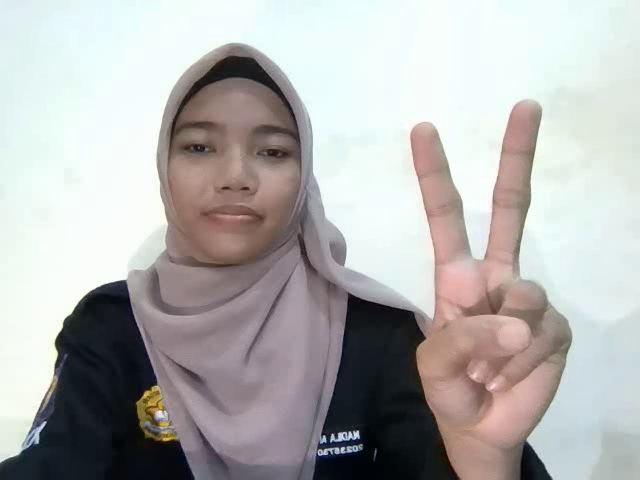
#> input picture frame 6 of projeck aplikasi bahasa isyarat/sign_language_fixed/frontend/images/2_009.mp4, 640 x 480 px, given in place of the camera
$ jupyter execute 'Take video number.ipynb'
#> lines starting #> are read from the running program, lines starting #| are printed output that depends on the picture
[cell 1]
import cv2
import os
import time

# =========================
# KONFIGURASI
# =========================
DATASET_PATH = "dataset_angka_video_tes"

START_LABEL = 1
END_LABEL = 30

VIDEOS_PER_LABEL = 50
VIDEO_DURATION = 3
FPS = 20

COUNTDOWN = 3
CAMERA_INDEX = 0

# =========================
# SETUP DATASET
# =========================
LABELS = [str(i) for i in range(START_LABEL, END_LABEL + 1)]

os.makedirs(DATASET_PATH, exist_ok=True)

for label in LABELS:
    os.makedirs(os.path.join(DATASET_PATH, label), exist_ok=True)

# =========================
# BUKA KAMERA
# =========================
cap = cv2.VideoCapture(CAMERA_INDEX)

if not cap.isOpened():
    raise RuntimeError("Kamera tidak terbuka. Coba ganti CAMERA_INDEX ke 1.")

frame_width = int(cap.get(cv2.CAP_PROP_FRAME_WIDTH))
frame_height = int(cap.get(cv2.CAP_PROP_FRAME_HEIGHT))

fourcc = cv2.VideoWriter_fourcc(*"mp4v")

stop_program = False

print("Kontrol:")
print("S = mulai rekam")
print("N = lanjut/skip ke angka berikutnya")
print("Q = keluar")

# =========================
# FUNGSI TAMPILKAN TEKS
# =========================
def put_text(frame, text, y, color=(255, 255, 255), scale=0.8, thickness=2):
    cv2.putText(
        frame,
        text,
        (30, y),
        cv2.FONT_HERSHEY_SIMPLEX,
        scale,
        color,
        thickness
    )

# =========================
# LOOP UTAMA
# =========================
try:
    for label in LABELS:
        if stop_program:
            break

        print(f"\n=== Siap merekam angka {label} ===")

        label_path = os.path.join(DATASET_PATH, label)

        existing_videos = [
            f for f in os.listdir(label_path)
            if f.lower().endswith((".mp4", ".avi", ".mov"))
        ]

        count = len(existing_videos)

        while count < VIDEOS_PER_LABEL:
            ret, frame = cap.read()
#> frame is the input picture: shape (480, 640, 3); mean B, G, R 176.1, 177.6, 178.4
            if not ret:
                print("Frame kamera tidak terbaca.")
                stop_program = True
                break

            frame = cv2.flip(frame, 1)
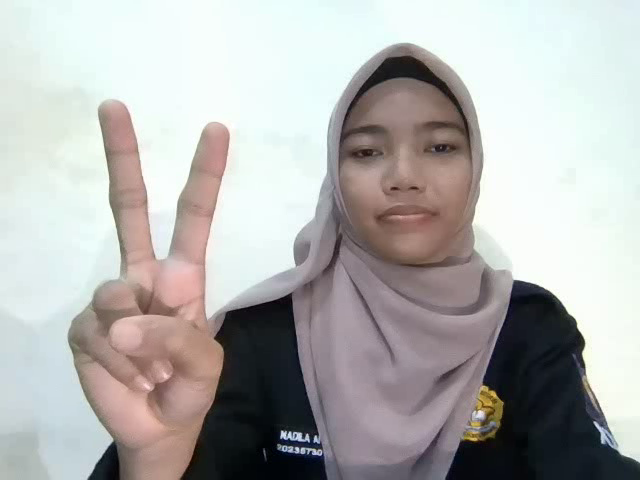
#> frame: shape (480, 640, 3); mean B, G, R 176.1, 177.6, 178.4
            display = frame.copy()

            put_text(display, f"Label angka: {label}", 40, (0, 255, 0), 1)
            put_text(display, f"Video ke: {count + 1}/{VIDEOS_PER_LABEL}", 80)
            put_text(display, "S: rekam | N: skip label | Q: keluar", 120, (0, 255, 255), 0.7)
#> call 3 of put_text, with text = 'S: rekam | N: skip label | Q: keluar', y = 120, color = (0, 255, 255), scale = 0.7, thickness = 2
#> in put_text (call 3), `cv2.putText( frame, text, (30, y), cv2.FONT_HERSHEY_SIMPLEX, scale, co..`:
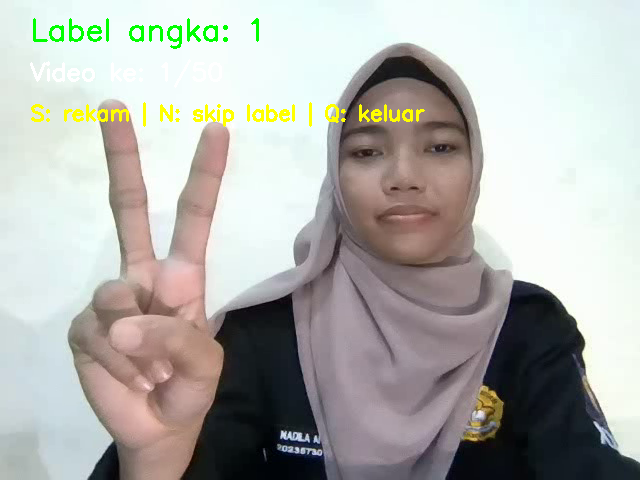
#> frame: shape (480, 640, 3); mean B, G, R 173.4, 178, 177.6

            cv2.imshow("Record Dataset Angka", display)

            key = cv2.waitKey(1) & 0xFF
#> (key q is pressed here)

            if key == ord("q"):
                stop_program = True
                break

            elif key == ord("n"):
                print(f"Skip angka {label}.")
                break

            elif key == ord("s"):
                # Countdown sebelum rekam
                for sec in range(COUNTDOWN, 0, -1):
                    start_countdown = time.time()

                    while time.time() - start_countdown < 1:
                        ret, frame = cap.read()
                        if not ret:
                            break

                        frame = cv2.flip(frame, 1)
                        countdown_frame = frame.copy()

                        put_text(countdown_frame, f"Siap angka {label}", 40, (0, 255, 0), 1)
                        put_text(countdown_frame, f"Mulai dalam {sec}...", 90, (0, 0, 255), 1.2)
                        put_text(countdown_frame, "Posisikan tangan dari awal gerakan", 140, (0, 255, 255), 0.7)

                        cv2.imshow("Record Dataset Angka", countdown_frame)

                        if cv2.waitKey(1) & 0xFF == ord("q"):
                            stop_program = True
                            break

                    if stop_program:
                        break

                if stop_program:
                    break

                filename = os.path.join(
                    label_path,
                    f"{label}_{count + 1:03d}.mp4"
                )

                out = cv2.VideoWriter(
                    filename,
                    fourcc,
                    FPS,
                    (frame_width, frame_height)
                )

                print(f"Merekam: {filename}")

                start_time = time.time()

                while time.time() - start_time < VIDEO_DURATION:
                    ret, frame = cap.read()
                    if not ret:
                        print("Frame kamera tidak terbaca saat rekam.")
                        break

                    frame = cv2.flip(frame, 1)

                    elapsed = time.time() - start_time
                    remaining = max(0, VIDEO_DURATION - elapsed)

                    record_frame = frame.copy()

                    put_text(record_frame, f"RECORDING angka {label}", 40, (0, 0, 255), 1)
                    put_text(record_frame, f"Sisa: {remaining:.1f} detik", 80, (0, 0, 255), 0.8)
                    put_text(record_frame, f"Video: {count + 1}/{VIDEOS_PER_LABEL}", 120, (255, 255, 255), 0.7)

                    out.write(frame)
                    cv2.imshow("Record Dataset Angka", record_frame)

                    if cv2.waitKey(1) & 0xFF == ord("q"):
                        stop_program = True
                        break

                out.release()

                if stop_program:
                    break

                count += 1
                print(f"Selesai video {count}/{VIDEOS_PER_LABEL} untuk angka {label}")

        print(f"Label angka {label} selesai.")

finally:
    cap.release()
    cv2.destroyAllWindows()
    print("Program selesai dengan aman.")

[cell 2]
import cv2
import os
import time

FOLDER = "photo"
TOTAL_GAMBAR = 60
DELAY = 5

os.makedirs(FOLDER, exist_ok=True)

cap = cv2.VideoCapture(0)

count = len([f for f in os.listdir(FOLDER) if f.lower().endswith(".jpg")])
pending_capture = False
start_time = 0

while True:
    ret, frame = cap.read()

    if not ret:
        print("Kamera gagal dibuka")
        break

    frame = cv2.flip(frame, 1)

    # Frame bersih untuk disimpan
    clean_frame = frame.copy()

    # Frame tampilan boleh ada teks
    display_frame = frame.copy()

    if pending_capture:
        elapsed = time.time() - start_time
        sisa = int(DELAY - elapsed) + 1

        cv2.putText(display_frame, f"Capture dalam: {max(sisa, 0)} detik",
                    (10, 120), cv2.FONT_HERSHEY_SIMPLEX,
                    1, (0, 0, 255), 2)

        if elapsed >= DELAY:
            count += 1

            filename = os.path.join(FOLDER, f"photo_{count}.jpg")
            cv2.imwrite(filename, clean_frame)

            print(f"Foto {count} tersimpan: {filename}")

            pending_capture = False

            if count >= TOTAL_GAMBAR:
                print("Selesai capture 30 foto")
                break

    cv2.putText(display_frame, f"Foto: {count}/{TOTAL_GAMBAR}",
                (10, 40), cv2.FONT_HERSHEY_SIMPLEX,
                1, (0, 255, 0), 2)

    cv2.putText(display_frame, "Tekan C = hitung 5 detik | Q = keluar",
                (10, 80), cv2.FONT_HERSHEY_SIMPLEX,
                0.7, (255, 255, 255), 2)
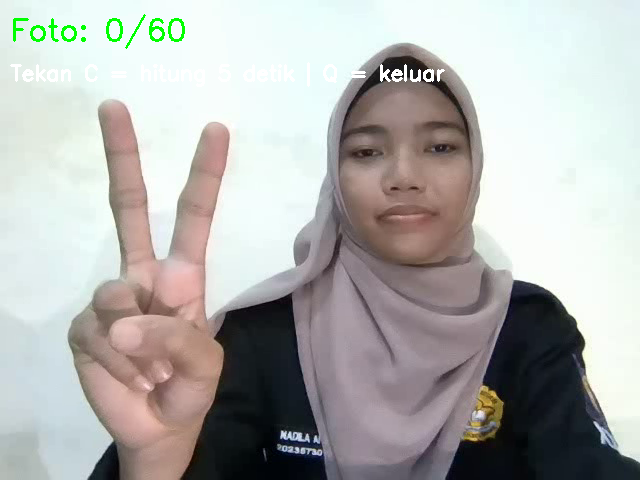
#> display_frame: shape (480, 640, 3); mean B, G, R 175.6, 178, 177.9

    cv2.imshow("Manual Capture Delay", display_frame)

    key = cv2.waitKey(1) & 0xFF
#> (key q is pressed here)

    if key == ord('c'):
        if not pending_capture and count < TOTAL_GAMBAR:
            pending_capture = True
            start_time = time.time()
            print("Siap-siap, foto diambil 5 detik lagi...")

    elif key == ord('q'):
        break

cap.release()
cv2.destroyAllWindows()

$ run again, starting later in the video
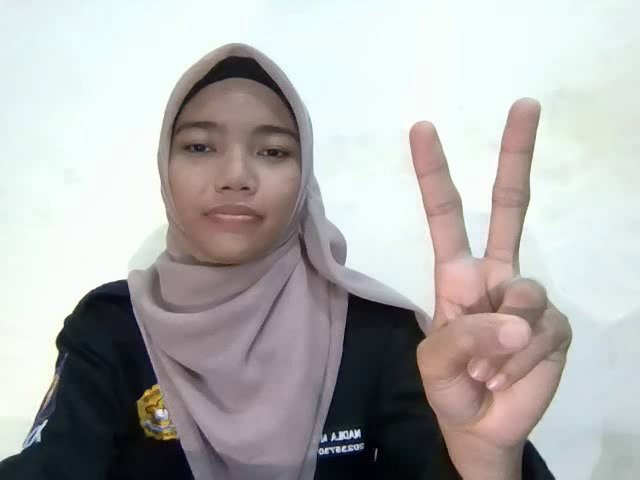
#> input picture frame 27 of projeck aplikasi bahasa isyarat/sign_language_fixed/frontend/images/2_009.mp4, 640 x 480 px, given in place of the camera
#> frame is the input picture: shape (480, 640, 3); mean B, G, R 176.3, 177.4, 178.1
#> in put_text (call 3), `cv2.putText( frame, text, (30, y), cv2.FONT_HERSHEY_SIMPLEX, scale, co..`:
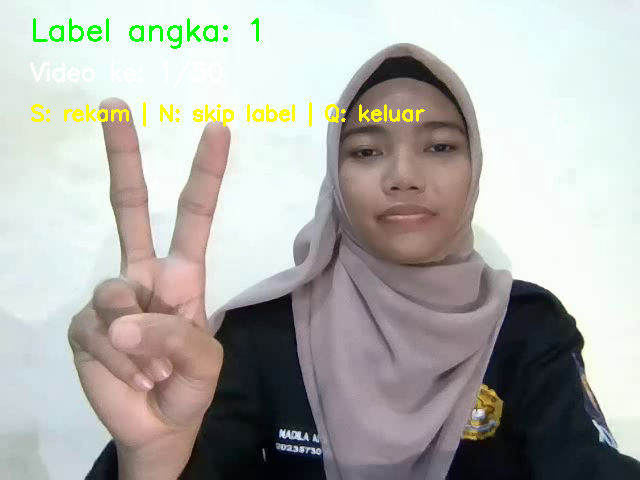
#> frame: shape (480, 640, 3); mean B, G, R 173.5, 177.8, 177.4
#> `cv2.putText(display_frame, "Tekan C = hitung 5 detik | Q = keluar", (1..`:
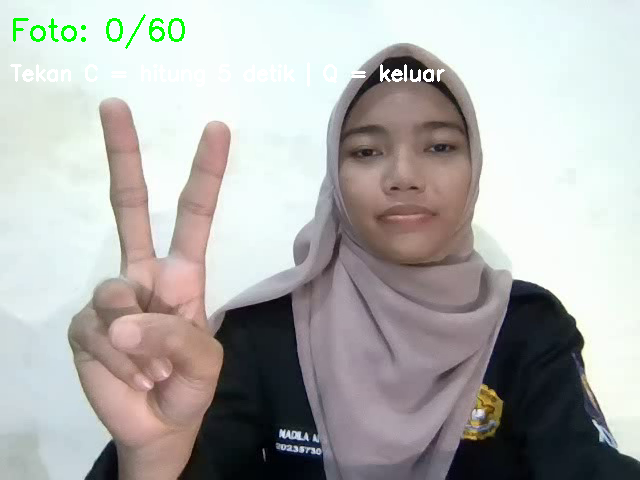
#> display_frame: shape (480, 640, 3); mean B, G, R 175.7, 177.8, 177.7

$ run again, starting later in the video
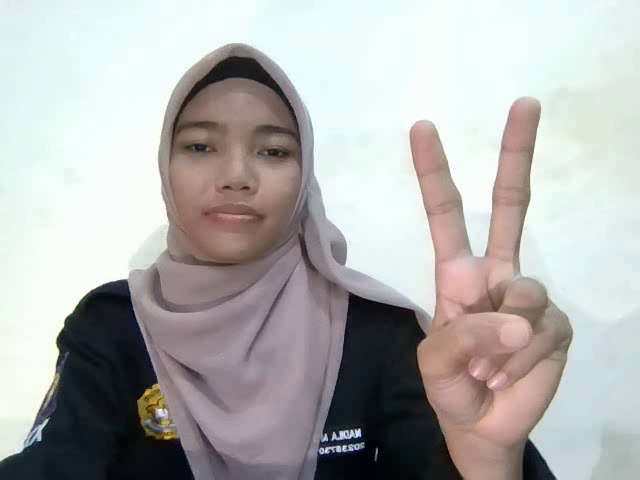
#> input picture frame 49 of projeck aplikasi bahasa isyarat/sign_language_fixed/frontend/images/2_009.mp4, 640 x 480 px, given in place of the camera
#> frame is the input picture: shape (480, 640, 3); mean B, G, R 176.2, 177.3, 178.1
#> in put_text (call 3), `cv2.putText( frame, text, (30, y), cv2.FONT_HERSHEY_SIMPLEX, scale, co..`:
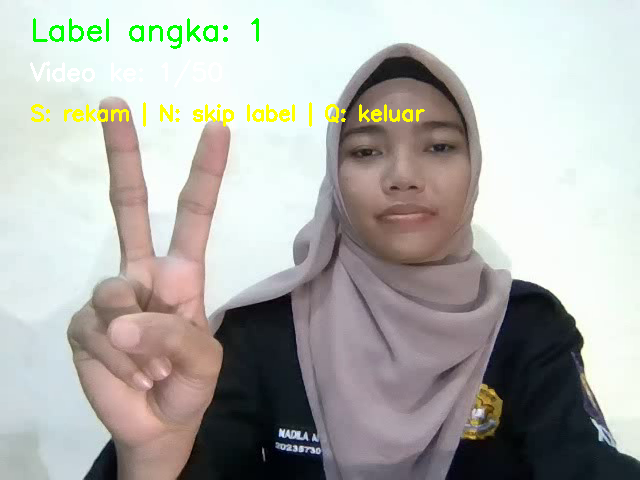
#> frame: shape (480, 640, 3); mean B, G, R 173.5, 177.7, 177.3
#> `cv2.putText(display_frame, "Tekan C = hitung 5 detik | Q = keluar", (1..`:
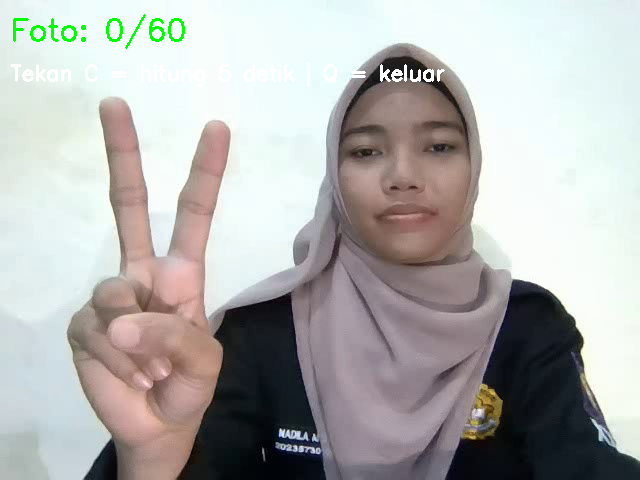
#> display_frame: shape (480, 640, 3); mean B, G, R 175.7, 177.7, 177.6
